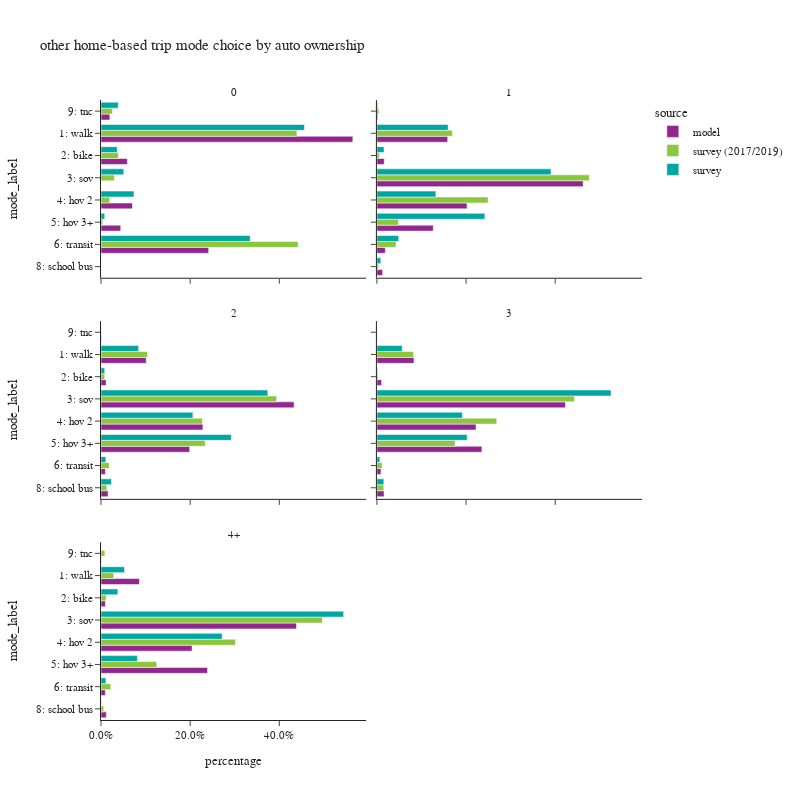

The cell this chart's notebook holds for it:
### Code cell
plot_mode_choice(hb_trip.loc[hb_trip['auto_ownership_4+']!="-1"],"auto_ownership_4+",
                 {"auto_ownership_4+":["0","1","2","3","4+"],
                  "mode_label":["1: walk","2: bike","3: sov","4: hov 2","5: hov 3+","6: transit",
                                   "8: school bus","9: other–survey only"]},
                 "auto ownership",2,800)

### Figure 1 — Plotly figure (JSON) as saved in the notebook; plotly's stock layout.template omitted (floating-point values rounded to 4 significant figures)
{"data": [{"alignmentgroup": "True", "customdata": [[2964], [310], [370], [232], [1267], [104]], "hovertemplate": "source=model<br>auto_ownership_4+=0<br>percentage=%{x}<br>mode_label=%{y}<br>sample count=%{customdata[0]}<extra></extra>", "legendgroup": "model", "marker": {"color": "#91268F", "pattern": {"shape": ""}}, "name": "model", "offsetgroup": "model", "orientation": "h", "showlegend": true, "textposition": "auto", "type": "bar", "x": [0.5649, 0.05908, 0.07052, 0.04422, 0.2415, 0.01982], "xaxis": "x5", "y": ["1: walk", "2: bike", "4: hov 2", "5: hov 3+", "6: transit", "9: tnc"], "yaxis": "y5"}, {"alignmentgroup": "True", "customdata": [[4340], [450], [12648], [5529], [3457], [515], [349], [55]], "hovertemplate": "source=model<br>auto_ownership_4+=1<br>percentage=%{x}<br>mode_label=%{y}<br>sample count=%{customdata[0]}<extra></extra>", "legendgroup": "model", "marker": {"color": "#91268F", "pattern": {"shape": ""}}, "name": "model", "offsetgroup": "model", "orientation": "h", "showlegend": false, "textposition": "auto", "type": "bar", "x": [0.1587, 0.01646, 0.4626, 0.2022, 0.1264, 0.01883, 0.01276, 0.002011], "xaxis": "x6", "y": ["1: walk", "2: bike", "3: sov", "4: hov 2", "5: hov 3+", "6: transit", "8: school bus", "9: tnc"], "yaxis": "y6"}, {"alignmentgroup": "True", "customdata": [[4650], [525], [19879], [10485], [9127], [452], [728], [46]], "hovertemplate": "source=model<br>auto_ownership_4+=2<br>percentage=%{x}<br>mode_label=%{y}<br>sample count=%{customdata[0]}<extra></extra>", "legendgroup": "model", "marker": {"color": "#91268F", "pattern": {"shape": ""}}, "name": "model", "offsetgroup": "model", "orientation": "h", "showlegend": false, "textposition": "auto", "type": "bar", "x": [0.1013, 0.01144, 0.4332, 0.2285, 0.1989, 0.009849, 0.01586, 0.001002], "xaxis": "x3", "y": ["1: walk", "2: bike", "3: sov", "4: hov 2", "5: hov 3+", "6: transit", "8: school bus", "9: tnc"], "yaxis": "y3"}, {"alignmentgroup": "True", "customdata": [[1973], [248], [10040], [5281], [5591], [215], [383], [15]], "hovertemplate": "source=model<br>auto_ownership_4+=3<br>percentage=%{x}<br>mode_label=%{y}<br>sample count=%{customdata[0]}<extra></extra>", "legendgroup": "model", "marker": {"color": "#91268F", "pattern": {"shape": ""}}, "name": "model", "offsetgroup": "model", "orientation": "h", "showlegend": false, "textposition": "auto", "type": "bar", "x": [0.08309, 0.01044, 0.4228, 0.2224, 0.2355, 0.009054, 0.01613, 0.0006317], "xaxis": "x4", "y": ["1: walk", "2: bike", "3: sov", "4: hov 2", "5: hov 3+", "6: transit", "8: school bus", "9: tnc"], "yaxis": "y4"}, {"alignmentgroup": "True", "customdata": [[1256], [143], [6398], [2982], [3486], [141], [174], [9]], "hovertemplate": "source=model<br>auto_ownership_4+=4+<br>percentage=%{x}<br>mode_label=%{y}<br>sample count=%{customdata[0]}<extra></extra>", "legendgroup": "model", "marker": {"color": "#91268F", "pattern": {"shape": ""}}, "name": "model", "offsetgroup": "model", "orientation": "h", "showlegend": false, "textposition": "auto", "type": "bar", "x": [0.08609, 0.009802, 0.4385, 0.2044, 0.2389, 0.009665, 0.01193, 0.0006169], "xaxis": "x", "y": ["1: walk", "2: bike", "3: sov", "4: hov 2", "5: hov 3+", "6: transit", "8: school bus", "9: tnc"], "yaxis": "y"}, {"alignmentgroup": "True", "customdata": [[1795], [146], [46], [126], [38], [1077], [3], [86]], "hovertemplate": "source=survey (2017/2019)<br>auto_ownership_4+=0<br>percentage=%{x}<br>mode_label=%{y}<br>sample count=%{customdata[0]}<extra></extra>", "legendgroup": "survey (2017/2019)", "marker": {"color": "#8CC63E", "pattern": {"shape": ""}}, "name": "survey (2017/2019)", "offsetgroup": "survey (2017/2019)", "orientation": "h", "showlegend": true, "textposition": "auto", "type": "bar", "x": [0.4394, 0.03893, 0.03018, 0.01975, 0.004112, 0.4419, 0.0001076, 0.02556], "xaxis": "x5", "y": ["1: walk", "2: bike", "3: sov", "4: hov 2", "5: hov 3+", "6: transit", "8: school bus", "9: tnc"], "yaxis": "y5"}, {"alignmentgroup": "True", "customdata": [[3530], [246], [4314], [2147], [822], [1145], [39], [94]], "hovertemplate": "source=survey (2017/2019)<br>auto_ownership_4+=1<br>percentage=%{x}<br>mode_label=%{y}<br>sample count=%{customdata[0]}<extra></extra>", "legendgroup": "survey (2017/2019)", "marker": {"color": "#8CC63E", "pattern": {"shape": ""}}, "name": "survey (2017/2019)", "offsetgroup": "survey (2017/2019)", "orientation": "h", "showlegend": false, "textposition": "auto", "type": "bar", "x": [0.1692, 0.00536, 0.4765, 0.2496, 0.04834, 0.04286, 0.003673, 0.004541], "xaxis": "x6", "y": ["1: walk", "2: bike", "3: sov", "4: hov 2", "5: hov 3+", "6: transit", "8: school bus", "9: tnc"], "yaxis": "y6"}, {"alignmentgroup": "True", "customdata": [[1635], [180], [4019], [2324], [1482], [489], [107], [32]], "hovertemplate": "source=survey (2017/2019)<br>auto_ownership_4+=2<br>percentage=%{x}<br>mode_label=%{y}<br>sample count=%{customdata[0]}<extra></extra>", "legendgroup": "survey (2017/2019)", "marker": {"color": "#8CC63E", "pattern": {"shape": ""}}, "name": "survey (2017/2019)", "offsetgroup": "survey (2017/2019)", "orientation": "h", "showlegend": false, "textposition": "auto", "type": "bar", "x": [0.1046, 0.00828, 0.394, 0.2274, 0.2338, 0.01835, 0.01318, 0.0003715], "xaxis": "x3", "y": ["1: walk", "2: bike", "3: sov", "4: hov 2", "5: hov 3+", "6: transit", "8: school bus", "9: tnc"], "yaxis": "y3"}, {"alignmentgroup": "True", "customdata": [[210], [13], [1030], [504], [308], [51], [20], [6]], "hovertemplate": "source=survey (2017/2019)<br>auto_ownership_4+=3<br>percentage=%{x}<br>mode_label=%{y}<br>sample count=%{customdata[0]}<extra></extra>", "legendgroup": "survey (2017/2019)", "marker": {"color": "#8CC63E", "pattern": {"shape": ""}}, "name": "survey (2017/2019)", "offsetgroup": "survey (2017/2019)", "orientation": "h", "showlegend": false, "textposition": "auto", "type": "bar", "x": [0.08223, 0.002564, 0.4433, 0.2689, 0.1752, 0.0116, 0.01528, 0.0009669], "xaxis": "x4", "y": ["1: walk", "2: bike", "3: sov", "4: hov 2", "5: hov 3+", "6: transit", "8: school bus", "9: tnc"], "yaxis": "y4"}, {"alignmentgroup": "True", "customdata": [[58], [5], [502], [203], [120], [16], [9], [1]], "hovertemplate": "source=survey (2017/2019)<br>auto_ownership_4+=4+<br>percentage=%{x}<br>mode_label=%{y}<br>sample count=%{customdata[0]}<extra></extra>", "legendgroup": "survey (2017/2019)", "marker": {"color": "#8CC63E", "pattern": {"shape": ""}}, "name": "survey (2017/2019)", "offsetgroup": "survey (2017/2019)", "orientation": "h", "showlegend": false, "textposition": "auto", "type": "bar", "x": [0.02851, 0.01148, 0.4967, 0.3016, 0.125, 0.02188, 0.006142, 0.008632], "xaxis": "x", "y": ["1: walk", "2: bike", "3: sov", "4: hov 2", "5: hov 3+", "6: transit", "8: school bus", "9: tnc"], "yaxis": "y"}, {"alignmentgroup": "True", "customdata": [[795], [104], [35], [60], [36], [341], [2], [32]], "hovertemplate": "source=survey<br>auto_ownership_4+=0<br>percentage=%{x}<br>mode_label=%{y}<br>sample count=%{customdata[0]}<extra></extra>", "legendgroup": "survey", "marker": {"color": "#00A7A0", "pattern": {"shape": ""}}, "name": "survey", "offsetgroup": "survey", "orientation": "h", "showlegend": true, "textposition": "auto", "type": "bar", "x": [0.4564, 0.03648, 0.05104, 0.07411, 0.008318, 0.3346, 0.000219, 0.0388], "xaxis": "x5", "y": ["1: walk", "2: bike", "3: sov", "4: hov 2", "5: hov 3+", "6: transit", "8: school bus", "9: tnc"], "yaxis": "y5"}, {"alignmentgroup": "True", "customdata": [[1396], [233], [2304], [938], [524], [231], [30], [12]], "hovertemplate": "source=survey<br>auto_ownership_4+=1<br>percentage=%{x}<br>mode_label=%{y}<br>sample count=%{customdata[0]}<extra></extra>", "legendgroup": "survey", "marker": {"color": "#00A7A0", "pattern": {"shape": ""}}, "name": "survey", "offsetgroup": "survey", "orientation": "h", "showlegend": false, "textposition": "auto", "type": "bar", "x": [0.1598, 0.01594, 0.3905, 0.1323, 0.2421, 0.04869, 0.008712, 0.001978], "xaxis": "x6", "y": ["1: walk", "2: bike", "3: sov", "4: hov 2", "5: hov 3+", "6: transit", "8: school bus", "9: tnc"], "yaxis": "y6"}, {"alignmentgroup": "True", "customdata": [[587], [96], [2202], [1259], [850], [89], [70], [6]], "hovertemplate": "source=survey<br>auto_ownership_4+=2<br>percentage=%{x}<br>mode_label=%{y}<br>sample count=%{customdata[0]}<extra></extra>", "legendgroup": "survey", "marker": {"color": "#00A7A0", "pattern": {"shape": ""}}, "name": "survey", "offsetgroup": "survey", "orientation": "h", "showlegend": false, "textposition": "auto", "type": "bar", "x": [0.08442, 0.008308, 0.3743, 0.2061, 0.2924, 0.01084, 0.02346, 0.0001897], "xaxis": "x3", "y": ["1: walk", "2: bike", "3: sov", "4: hov 2", "5: hov 3+", "6: transit", "8: school bus", "9: tnc"], "yaxis": "y3"}, {"alignmentgroup": "True", "customdata": [[111], [13], [757], [320], [162], [8], [22]], "hovertemplate": "source=survey<br>auto_ownership_4+=3<br>percentage=%{x}<br>mode_label=%{y}<br>sample count=%{customdata[0]}<extra></extra>", "legendgroup": "survey", "marker": {"color": "#00A7A0", "pattern": {"shape": ""}}, "name": "survey", "offsetgroup": "survey", "orientation": "h", "showlegend": false, "textposition": "auto", "type": "bar", "x": [0.05691, 0.001667, 0.5251, 0.1918, 0.2024, 0.00655, 0.0156], "xaxis": "x4", "y": ["1: walk", "2: bike", "3: sov", "4: hov 2", "5: hov 3+", "6: transit", "8: school bus"], "yaxis": "y4"}, {"alignmentgroup": "True", "customdata": [[38], [11], [322], [134], [50], [8], [4], [1]], "hovertemplate": "source=survey<br>auto_ownership_4+=4+<br>percentage=%{x}<br>mode_label=%{y}<br>sample count=%{customdata[0]}<extra></extra>", "legendgroup": "survey", "marker": {"color": "#00A7A0", "pattern": {"shape": ""}}, "name": "survey", "offsetgroup": "survey", "orientation": "h", "showlegend": false, "textposition": "auto", "type": "bar", "x": [0.05278, 0.0378, 0.5443, 0.2717, 0.08161, 0.011, 0.0006768, 0.0001664], "xaxis": "x", "y": ["1: walk", "2: bike", "3: sov", "4: hov 2", "5: hov 3+", "6: transit", "8: school bus", "9: tnc"], "yaxis": "y"}], "layout": {"annotations": [{"font": {}, "showarrow": false, "text": "4+", "x": 0.245, "xanchor": "center", "xref": "paper", "y": 0.2867, "yanchor": "bottom", "yref": "paper"}, {"font": {}, "showarrow": false, "text": "2", "x": 0.245, "xanchor": "center", "xref": "paper", "y": 0.6433, "yanchor": "bottom", "yref": "paper"}, {"font": {}, "showarrow": false, "text": "3", "x": 0.755, "xanchor": "center", "xref": "paper", "y": 0.6433, "yanchor": "bottom", "yref": "paper"}, {"font": {}, "showarrow": false, "text": "0", "x": 0.245, "xanchor": "center", "xref": "paper", "y": 1.0, "yanchor": "bottom", "yref": "paper"}, {"font": {}, "showarrow": false, "text": "1", "x": 0.755, "xanchor": "center", "xref": "paper", "y": 1.0, "yanchor": "bottom", "yref": "paper"}], "barmode": "group", "height": 800, "legend": {"title": {"text": "source"}, "tracegroupgap": 0}, "title": {"text": "other home-based trip mode choice by auto ownership"}, "width": 800, "xaxis": {"anchor": "y", "domain": [0, 0.49], "tickformat": ".1%", "title": {"text": "percentage"}}, "xaxis2": {"anchor": "y2", "domain": [0.51, 1], "matches": "x", "tickformat": ".1%", "title": {"text": "percentage"}}, "xaxis3": {"anchor": "y3", "domain": [0, 0.49], "matches": "x", "showticklabels": false, "tickformat": ".1%"}, "xaxis4": {"anchor": "y4", "domain": [0.51, 1], "matches": "x", "showticklabels": false, "tickformat": ".1%"}, "xaxis5": {"anchor": "y5", "domain": [0, 0.49], "matches": "x", "showticklabels": false, "tickformat": ".1%"}, "xaxis6": {"anchor": "y6", "domain": [0.51, 1], "matches": "x", "showticklabels": false, "tickformat": ".1%"}, "yaxis": {"anchor": "x", "categoryarray": ["9: other–survey only", "8: school bus", "6: transit", "5: hov 3+", "4: hov 2", "3: sov", "2: bike", "1: walk"], "categoryorder": "array", "domain": [0, 0.2867], "title": {"text": "mode_label"}}, "yaxis2": {"anchor": "x2", "domain": [0, 0.2867], "matches": "y", "showticklabels": false}, "yaxis3": {"anchor": "x3", "categoryarray": ["9: other–survey only", "8: school bus", "6: transit", "5: hov 3+", "4: hov 2", "3: sov", "2: bike", "1: walk"], "categoryorder": "array", "domain": [0.3567, 0.6433], "matches": "y", "title": {"text": "mode_label"}}, "yaxis4": {"anchor": "x4", "domain": [0.3567, 0.6433], "matches": "y", "showticklabels": false}, "yaxis5": {"anchor": "x5", "categoryarray": ["9: other–survey only", "8: school bus", "6: transit", "5: hov 3+", "4: hov 2", "3: sov", "2: bike", "1: walk"], "categoryorder": "array", "domain": [0.7133, 1.0], "matches": "y", "title": {"text": "mode_label"}}, "yaxis6": {"anchor": "x6", "domain": [0.7133, 1.0], "matches": "y", "showticklabels": false}}}
